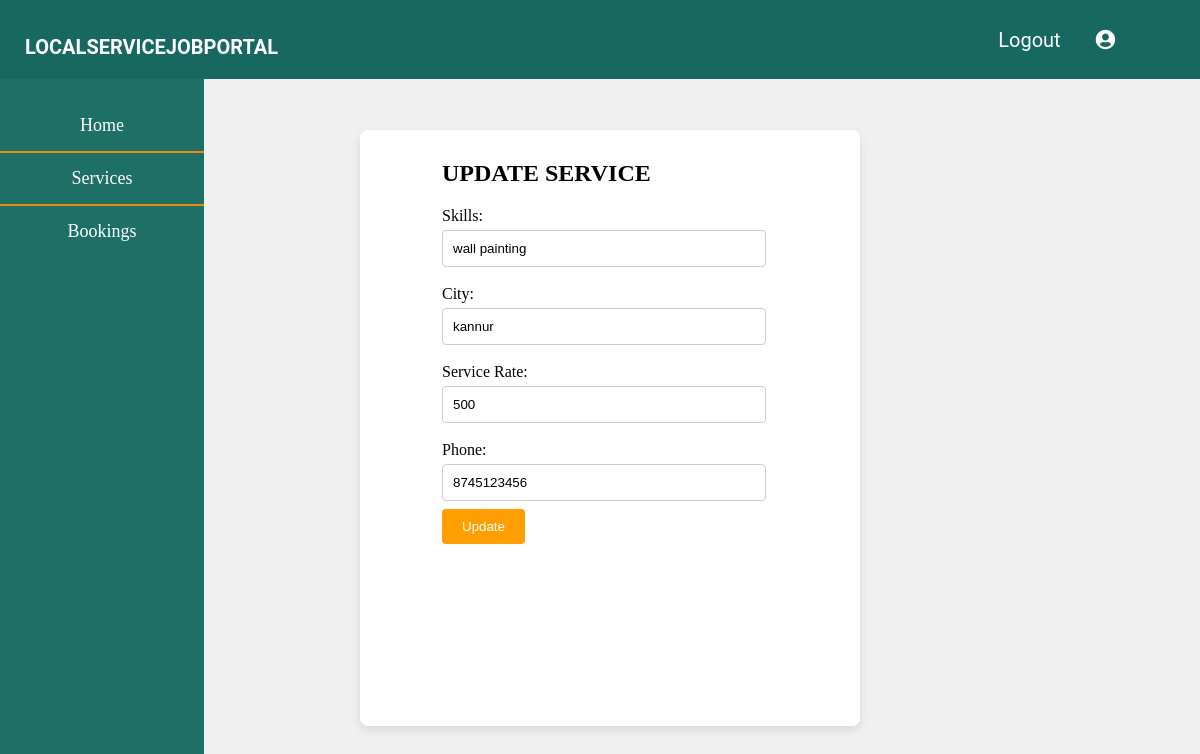
Screenshot of /update-service/12 with the database file from the repository.
### urban/models.py (models this page shows, shortened)
class Services(models.Model):
    worker = models.ForeignKey(Worker, on_delete=models.CASCADE)
    service_pic = models.ImageField(upload_to='service_pic', null=True, blank=True)
    skills = models.CharField(max_length=40, null=False)
    city = models.CharField(max_length=25)
    service_rate = models.CharField(max_length=25)
    phone = models.PositiveBigIntegerField()

### urban/views.py (the view)
# urls.py: path('update-service/<int:pk>',views.update_services_view,name='update-service'),
def update_services_view(request, pk):
    service = get_object_or_404(models.Services, id=pk)
    if request.method == 'POST':
        serviceform = forms.ServiceForm(request.POST, request.FILES, instance=service)
        if serviceform.is_valid():
            serviceform.save()
            return redirect('services')  # Redirect to the services list
    else:
        serviceform = forms.ServiceForm(instance=service)
    return render(request, 'worker/update_service.html', {'serviceform': serviceform, 'service': service})

### urban/forms.py
class ServiceForm(forms.ModelForm):
    class Meta:
        model=models.Services
        fields=['service_pic','skills','city','service_rate','phone']

### templates/worker/update_service.html (shortened to what this page needs)
{% load widget_tweaks %}
{% load static %}
<!DOCTYPE html>
<html lang="en">
<head>
    <link rel="stylesheet" href="https://cdnjs.cloudflare.com/ajax/libs/font-awesome/5.14.0/css/all.css">
</head>
<body>
    <header>
        <nav>
            <a href=""><span>LOCALSERVICEJOBPORTAL</span></a>
            <div class="navbar">
                <div class="nav-item"><a href="{% url 'home' %}">Logout</a></div>
                <div class="nav-item"><a href="{% url 'worker-profile' %}"><i class="fas fa-user-circle"></i></a></div>
                <div class="nav-item"><a href=""></a></div>
                <div class="nav-item"><a href=""></a></div>
                <div class="nav-item"><a href=""></a></div>
            </div>
        </nav>
    </header>
    <div class="leftbar">
        <ul class="left">
            <li><a href="{% url 'worker-dashboard' %}" class="active" style="color: white;">Home</a></li>
            <li><a href="{% url 'services' %}" style="color: white;">Services</a></li>
            <li><a href="{% url 'bookings' %}" style="color: white;">Bookings</a></li>
                </ul>
    </div>
    <div class="card">
        <div class="form-body">
        <form action="" method="post" enctype="multipart/form-data">
             <h2>UPDATE SERVICE</h2>
             <label for="skills">Skills:</label>
             {% render_field serviceform.skills class='input' %}
             <label for="city">City:</label>
             {% render_field serviceform.city class='input' %}
             <label for="service_rate">Service Rate:</label>
             {% render_field serviceform.service_rate class='input' %}
             <label for="phone">Phone:</label>
             {% render_field serviceform.phone class='input' %}
             <input type="submit" value="Update" class="btn">
            </form>
        </div>
    </div>
</body>
</html>

### templates/worker/update_service.html (style rules this page uses)
body { margin: 0; padding: 0; height: 100vh; background-color: #f0f0f0; display: flex; flex-direction: row; }
header { display: flex; justify-content: space-between; align-items: center; width: 100%; padding: 20px; background-color: rgb(23, 104, 96); position: fixed; z-index: 10; }
nav { display: flex; align-items: center; width: 100%; }
nav a { color: white; font-family: "Roboto", sans-serif; font-weight: bold; font-size: 20px; text-decoration: none; margin-right: auto; margin-left: 5px; margin-top: 15px; }
.navbar { display: flex; align-items: center; }
.nav-item a { font-weight: normal; margin-left: 35px; color: white; }
.leftbar { background-color: #1e7067; width: 17vw; height: 100vh; padding-top: 100px; position: fixed; }
.leftbar ul { list-style-type: none; padding: 0; margin: 0; }
.left { display: flex; flex-direction: column; }
.left li { text-align: center; margin: 0; border-bottom: 2px solid #ed8b0a; transition: background-color 0.3s; }
.left li:last-child { border-bottom: none; }
.leftbar a { color: #69686a; text-decoration: none; font-size: 18px; font-weight: 500; display: block; transition: color 0.3s, background-color 0.3s; border-radius: 4px; padding: 15px 25px; }
.left a.active { color: black; }
.card { margin-left: 30vw; margin-top: 130px; width: 40%; height: 72%; padding: 10px; background: white; border-radius: 8px; box-shadow: 0 4px 10px rgba(0, 0, 0, 0.1); display: flex; flex-direction: column; align-items: center; justify-content: flex-start; }
.form-body { width: 70%; }
label { display: block; margin: 10px 0 5px; }
.input { width: 90%; padding: 10px; border: 1px solid #ccc; border-radius: 4px; margin-bottom: 8px; }
.btn { padding: 10px 20px; background-color: #ff9f01; color: white; border: none; border-radius: 4px; cursor: pointer; transition: background-color 0.3s; }

### rows the page displays
Services: skills "wall painting", city "kannur", service_rate "500", phone "8745123456"
